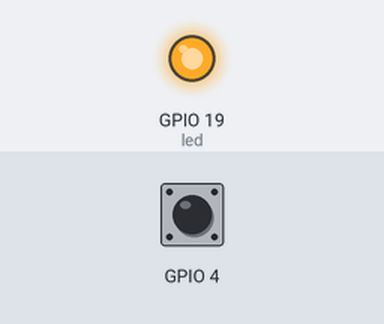
Bench run of a program on a simulated ESP32. Shown: output pins drawn as LEDs (lit = HIGH). The test bench sets the inputs (shaded band); at power-on: GPIO 4 HIGH. Nothing arrives over Bluetooth unless stated; a phone connects over Bluetooth LE 3 s after start; what the program prints to the serial monitor is not drawn.

Above: at 0.1 s.
Timing chart, 0 to 1.6 s (numbered marks = the images above):
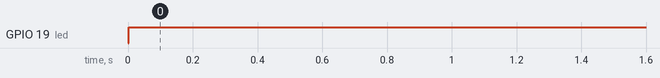

Measured:
- by itself, GPIO 19 (led): LOW → HIGH at 0.00 s

The program:

main.cpp
```cpp
/*
Paulius Miliunas
K9 firmware
final yeare project
code example was used from https://www.instructables.com/id/ESP32-BLE-Android-App-Arduino-IDE-AWESOME/
*/


#include <Arduino.h>
//libraries for bluetooth device
#include <BLEDevice.h>
#include <BLEUtils.h>
#include <BLEServer.h>
//uuid numbers for data transmition
#define SERVICE_UUID        "4fafc201-1fb5-459e-8fcc-c5c9c331914b"
#define CHARACTERISTIC_UUID "beb5483e-36e1-4688-b7f5-ea07361b26a8"


//variebles used in the code
unsigned int tNow,tOld;//variables for timer counter
double periodInSeconds,frequency,period,sum = 0,averige;
static int devider = 1000000;//variable uset to convert us to ms
int count = 0;
int nOfSamples = 25;//number of samples to read
int led = 19;//GPIO used for LED
int loverTreshold = 2970;
int higherTreshold = 3050;
bool clientConnected = false;

void taskOne( void * parameter );//prototype for task function
void IRAM_ATTR ISR();

TaskHandle_t taskOneHandle = NULL;//task hanler
hw_timer_t * timer = NULL;//creating variable of hw_timer_r type to hold setings
portMUX_TYPE tMux = portMUX_INITIALIZER_UNLOCKED;//this will do sinc between main lop and ISR, vhen modifieng variable

//call back function for server
class ServerCallbacks : public BLEServerCallbacks {
    void onConnect(BLEServer* pServer) {
      clientConnected = true;
    };

    void onDisconnect(BLEServer* pServer) {
      clientConnected = false;
    }
};


void setup() {
  Serial.begin(112500);  //seriel comms
  timer = timerBegin(0,80,true);//starting timer with prescales of 80 timer counts in period of 1us
  tOld = 0;
  pinMode(led, OUTPUT);//setin led pin as output
  attachInterrupt(T0,ISR,FALLING);//ataching interupt on pin 4 on esp32 dev kit v1

  xTaskCreate(taskOne,"TaskOne",20000,NULL,2,&taskOneHandle);//creating task 1 task will calculate frequency
  // xTaskCreate(taskTwo,"TaskTwo",configMINIMAL_STACK_SIZE,NULL,1,NULL);//creating task 2
  Serial.println("Setuo of BLE..!");
  //creating BLE device object with folowing name
  BLEDevice::init("eK9 transmiting");
  //creating BLE server
  BLEServer *pServer = BLEDevice::createServer();
  pServer->setCallbacks(new ServerCallbacks());
  //creating ble service
  BLEService *pService = pServer->createService(SERVICE_UUID);

  //adding properties to ble dvice
  BLECharacteristic *pCharacteristic = pService->createCharacteristic(
                                         CHARACTERISTIC_UUID,
                                         BLECharacteristic::PROPERTY_READ |
                                         BLECharacteristic::PROPERTY_WRITE
                                       );

  pCharacteristic->setValue(frequency);//
  pService->start();//staring sevice
  // BLEAdvertising *pAdvertising = pServer->getAdvertising();  // this still is working for backward compatibility
  BLEAdvertising *pAdvertising = BLEDevice::getAdvertising();
  pAdvertising->addServiceUUID(SERVICE_UUID);
  pAdvertising->setScanResponse(true);
  //pAdvertising->setMinPreferred(0x06);  // functions that help with iPhone connections issue
  pAdvertising->setMinPreferred(0x12);
  BLEDevice::startAdvertising();
  digitalWrite(led, LOW);
  Serial.println("Characteristic defined! Now you can read it in your phone!\n");
}
void loop() {
  //delayMicroseconds(1);
}

//task converts time in to seconds and calculates frequency depending on frequency lover treshhold (Ferite metals)
//and higher treshold (non-ferite metals) turns on led for debug porpose
void taskOne( void * parameter ){
    for(;;){
      periodInSeconds = averige/devider; //converting us to s
      frequency = 1 / periodInSeconds;
      Serial.printf("Frequency (%f)hz\n", frequency);//testing
      if(frequency > higherTreshold){
        digitalWrite(led, HIGH);
      }else if(frequency < loverTreshold){
        digitalWrite(led, HIGH);
      }else{
        digitalWrite(led, LOW);
      }
      //pCharacteristic->setValue(frequency);//seting value
      vTaskSuspend( NULL );
    }
 }

void IRAM_ATTR ISR() {//pin interupt hanler
    portENTER_CRITICAL_ISR(&tMux);//disable all incoming interups

    tNow = micros();
    period = tNow - tOld;//geting period betven this nad previus faling edge in us
    tOld = tNow;//saving this interupt time
    count++;//incrementing count
    //calculating fequency with averige vith sample rate defined with nOfSamples
    if(count < nOfSamples){
       sum = sum + period;
    }else if(count == nOfSamples){
       averige = sum/nOfSamples;
       count = 0;
       sum = 0;
     }
    //Serial.printf("Now(%u)us: Before(%u)us: Interval(%f)us: Frequency (%f)hz: Period(%f)s\r", tNow, tOld, period, frequency, periodInSeconds);//testing
    portEXIT_CRITICAL_ISR(&tMux);//enable ll  incoming interupts
    xTaskResumeFromISR(taskOneHandle);


}
```
